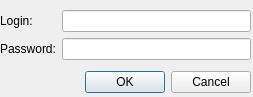
<?xml version="1.0" encoding="UTF-8"?>
<ui version="4.0">
 <class>QdnLogin</class>
 <widget class="QDialog" name="QdnLogin">
  <property name="geometry">
   <rect>
    <x>0</x>
    <y>0</y>
    <width>253</width>
    <height>97</height>
   </rect>
  </property>
  <property name="sizePolicy">
   <sizepolicy hsizetype="Fixed" vsizetype="Fixed">
    <horstretch>0</horstretch>
    <verstretch>0</verstretch>
   </sizepolicy>
  </property>
  <property name="minimumSize">
   <size>
    <width>253</width>
    <height>97</height>
   </size>
  </property>
  <property name="maximumSize">
   <size>
    <width>253</width>
    <height>97</height>
   </size>
  </property>
  <property name="windowTitle">
   <string>Login dialog</string>
  </property>
  <property name="modal">
   <bool>false</bool>
  </property>
  <widget class="QWidget" name="">
   <property name="geometry">
    <rect>
     <x>0</x>
     <y>10</y>
     <width>251</width>
     <height>83</height>
    </rect>
   </property>
   <layout class="QVBoxLayout" name="verticalLayout">
    <item>
     <layout class="QFormLayout" name="formLayout">
      <item row="0" column="0">
       <widget class="QLabel" name="labelLogin">
        <property name="text">
         <string>Login:</string>
        </property>
        <property name="buddy">
         <cstring>lineEditLogin</cstring>
        </property>
       </widget>
      </item>
      <item row="0" column="1">
       <widget class="QLineEdit" name="lineEditLogin"/>
      </item>
      <item row="1" column="0">
       <widget class="QLabel" name="labelPassword">
        <property name="text">
         <string>Password:</string>
        </property>
        <property name="buddy">
         <cstring>lineEditPassword</cstring>
        </property>
       </widget>
      </item>
      <item row="1" column="1">
       <widget class="QLineEdit" name="lineEditPassword"/>
      </item>
     </layout>
    </item>
    <item>
     <widget class="QDialogButtonBox" name="buttonBox">
      <property name="orientation">
       <enum>Qt::Horizontal</enum>
      </property>
      <property name="standardButtons">
       <set>QDialogButtonBox::Cancel|QDialogButtonBox::Ok</set>
      </property>
     </widget>
    </item>
   </layout>
  </widget>
 </widget>
 <resources/>
 <connections>
  <connection>
   <sender>buttonBox</sender>
   <signal>accepted()</signal>
   <receiver>QdnLogin</receiver>
   <slot>accept()</slot>
   <hints>
    <hint type="sourcelabel">
     <x>248</x>
     <y>254</y>
    </hint>
    <hint type="destinationlabel">
     <x>157</x>
     <y>274</y>
    </hint>
   </hints>
  </connection>
  <connection>
   <sender>buttonBox</sender>
   <signal>rejected()</signal>
   <receiver>QdnLogin</receiver>
   <slot>reject()</slot>
   <hints>
    <hint type="sourcelabel">
     <x>316</x>
     <y>260</y>
    </hint>
    <hint type="destinationlabel">
     <x>286</x>
     <y>274</y>
    </hint>
   </hints>
  </connection>
 </connections>
</ui>
